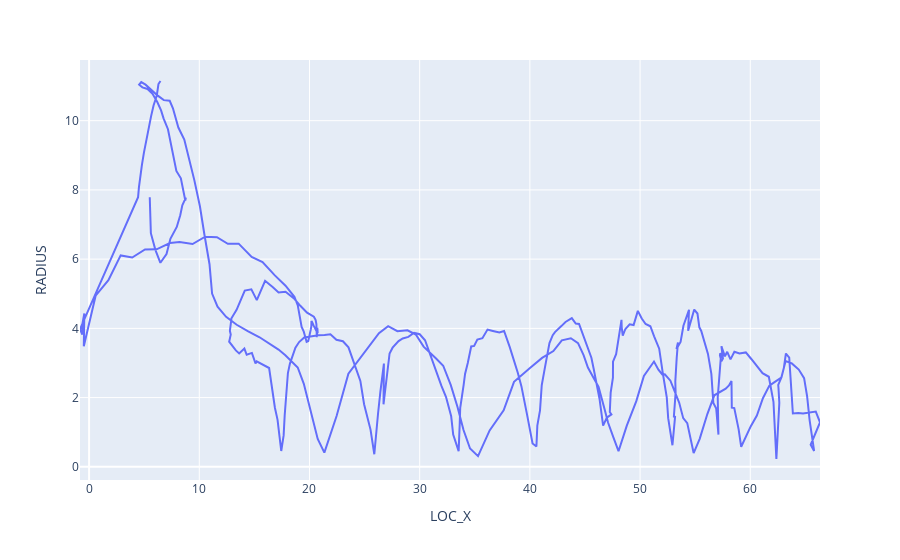

Here is the notebook cell this chart was saved with:
### Code cell
px.line(df[(df['Player_ID']==-1) & (df['Event_ID']==366)],x='LOC_X',y='RADIUS')

### Figure 1 — Plotly figure (JSON) as saved in the notebook; plotly's stock layout.template omitted (floating-point values rounded to 4 significant figures; data arrays with more than 128 entries replaced by an {"elided": "..."} marker saying what was removed)
{"data": [{"hovertemplate": "LOC_X=%{x}<br>RADIUS=%{y}<extra></extra>", "legendgroup": "", "line": {"color": "#636efa", "dash": "solid"}, "marker": {"symbol": "circle"}, "mode": "lines", "name": "", "orientation": "v", "showlegend": false, "type": "scatter", "x": {"elided": "377 float values"}, "xaxis": "x", "y": {"elided": "377 float values"}, "yaxis": "y"}], "layout": {"legend": {"tracegroupgap": 0}, "margin": {"t": 60}, "xaxis": {"anchor": "y", "domain": [0, 1], "title": {"text": "LOC_X"}}, "yaxis": {"anchor": "x", "domain": [0, 1], "title": {"text": "RADIUS"}}}}
